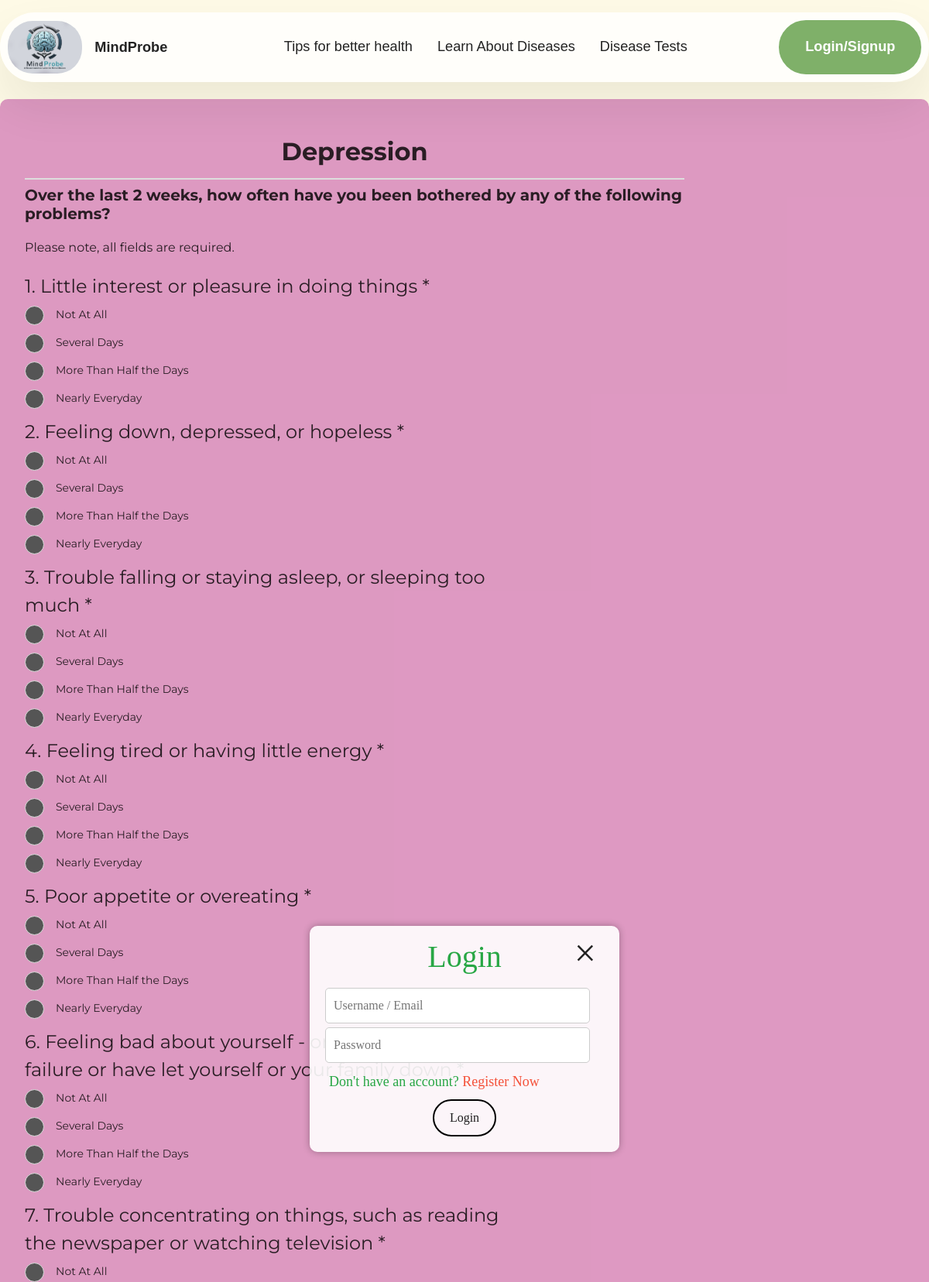
Page /depression.php (upper part) on the committed database.
### tables this page shows
CREATE TABLE `questions` (
  `question_id` int(11) NOT NULL,
  `question_text` text NOT NULL,
  `disease_id` int(11) DEFAULT NULL
);

CREATE TABLE `options` (
  `option_id` int(11) NOT NULL,
  `option_text` text NOT NULL,
  `question_id` int(11) DEFAULT NULL,
  `option_value` varchar(20) DEFAULT NULL,
  `disease_id` int(11) DEFAULT NULL
);

### depression.php (the view, shortened to what this page needs)
<!DOCTYPE html>
<html lang="en">
<head>
    <link rel="stylesheet" href="assets/css/testformstyle.css">
</head>
<body>
<?php include 'header.php'; ?>
<p><br><br><br><br><br></p>
    <form id="DepressionForm" method="post" action="recommendation.php">
        <div class='container mt-sm-5 my-1'>
            <div class='question ml-sm-5 pl-sm-5 pt-2'>
            <div class="heading">
             <h2 style="text-align: center; margin-top: 0.25in;"><b>Depression</b></h2>
            </div>
                <div class="py-2 h5"><b>Over the last 2 weeks, how often have you been bothered by any of the following problems?</b></div>
                <div class="py-2"><p>Please note, all fields are required.</p></div>
                <div class='form_body'>
                    <div class='gform_page_fields'>
                        <div id='gform_fields_1' class='gform_fields top_label form_sublabel_below description_above validation_below'>
                            <?php
                            include'config.php';
                            $query = "SELECT * FROM questions WHERE disease_id = 1";
                            $result = mysqli_query($conn, $query);
                            if (mysqli_num_rows($result) > 0) {
                                while ($row = mysqli_fetch_assoc($result)) {
                                    $question_id = $row['question_id'];
                                    $question_text = $row['question_text'];
                                    echo "<fieldset id='field_$question_id' class='field_$question_id'>";
                                    echo "<legend class='question'>$question_id. $question_text <span class='gfield_required'><span class='gfield_required gfield_required_asterisk'>*</span></span></legend>";
                                    echo "<div class='ginput_container_radio ginput_container_inline'>";
                                    echo "<div class='gfield_radio' id='input_$question_id'>";
                                    $options_query = "SELECT * FROM options WHERE question_id = $question_id AND disease_id = 1";
                                    $options_result = mysqli_query($conn, $options_query);
                                    if (mysqli_num_rows($options_result) > 0) {
                                        echo "<div class='ml-md-3 ml-sm-3 pl-md-5 pt-sm-0 pt-3' id='options'>";
                                        while ($option_row = mysqli_fetch_assoc($options_result)) {
                                            $option_text = $option_row['option_text'];
                                            echo "<label class='options'>$option_text";
                                            echo "<span class='checkmark'></span>";
                                            echo "</label>";
                                        }
                                        echo "</div>";
                                    }
                                    echo "</div>";
                                    echo "</div>";
                                    echo "</fieldset>";
                                }
                            }
                            ?>
                        </div>
                    </div>
                </div>
            </div>
        </div>
    </form>
</body>
</html>

### assets/css/testformstyle.css (style rules this page uses)
* { margin: 0; padding: 0; box-sizing: border-box; }
body { background-color: #fa9ad077; }
.container { background-color: #cd68b0a9; color: #000000cf; border-radius: 10px; padding: 20px; font-family: 'Montserrat', sans-serif; max-width: 700px; align-items: center; }
.heading { text-align: center; border-bottom: 2px solid #ddd; padding-bottom: 10px; margin-top: 0.25in; }
.question { width: 75%; }
.options { position: relative; padding-left: 40px; }
#options label { display: block; margin-bottom: 15px; font-size: 14px; cursor: pointer; }
.checkmark { position: absolute; top: -1px; left: 0; height: 25px; width: 25px; background-color: #555; border: 1px solid #ddd; border-radius: 50%; }
.options .checkmark:after { content: ""; width: 10px; height: 10px; display: block; background: white; position: absolute; top: 50%; left: 50%; border-radius: 50%; transform: translate(-50%,-50%) scale(0); transition: 300ms ease-in-out 0s; }

### assets/theme/css/style.css (style rules this page uses)
body { font-style: normal; line-height: 1.5; font-weight: 400; color: #232323; position: relative; }
section, .container, .container-fluid { position: relative; word-wrap: break-word; }
h1, h2, h3, h4, h5, h6, .display-1, .display-2, .display-4, .display-5, .display-7, span, p, a { line-height: 1; word-break: break-word; word-wrap: break-word; font-weight: 400; }
b, strong { font-weight: bold; }
html, body { height: auto; min-height: 100vh; }
.container, .container-fluid { padding-left: 16px; padding-right: 16px; }

### assets/css/mbr-additional.css (style rules this page uses)
body { background-color: #fefae6; }
body { font-family: Onest; }
body { overflow-x: hidden; }
@media (max-width: 1400px) { .container { max-width: 100%; } }
@media (max-width: 1400px) and (min-width: 768px) { .container { padding-left: 32px; padding-right: 32px; } }

### rows in the picture
questions: question_id "1", question_text "Little interest or pleasure in doing things"
options: option_text "Not At All"
options: option_text "Several Days"
options: option_text "More Than Half the Days"
options: option_text "Nearly Everyday"
questions: question_id "2", question_text "Feeling down, depressed, or hopeless"
options: option_text "Not At All"
options: option_text "Several Days"
options: option_text "More Than Half the Days"
options: option_text "Nearly Everyday"
questions: question_id "3", question_text "Trouble falling or staying asleep, or sleeping too much"
options: option_text "Not At All"
options: option_text "Several Days"
options: option_text "More Than Half the Days"
options: option_text "Nearly Everyday"
questions: question_id "4", question_text "Feeling tired or having little energy"
options: option_text "Not At All"
options: option_text "Several Days"
options: option_text "More Than Half the Days"
options: option_text "Nearly Everyday"
questions: question_id "5", question_text "Poor appetite or overeating"
options: option_text "Not At All"
options: option_text "Several Days"
options: option_text "More Than Half the Days"
options: option_text "Nearly Everyday"
questions: question_id "6", question_text "Feeling bad about yourself - or that you are a failure or have let yourself or your family down"
options: option_text "Not At All"
options: option_text "Several Days"
options: option_text "More Than Half the Days"
options: option_text "Nearly Everyday"
questions: question_id "7", question_text "Trouble concentrating on things, such as reading the newspaper or watching television"
options: option_text "Not At All"
